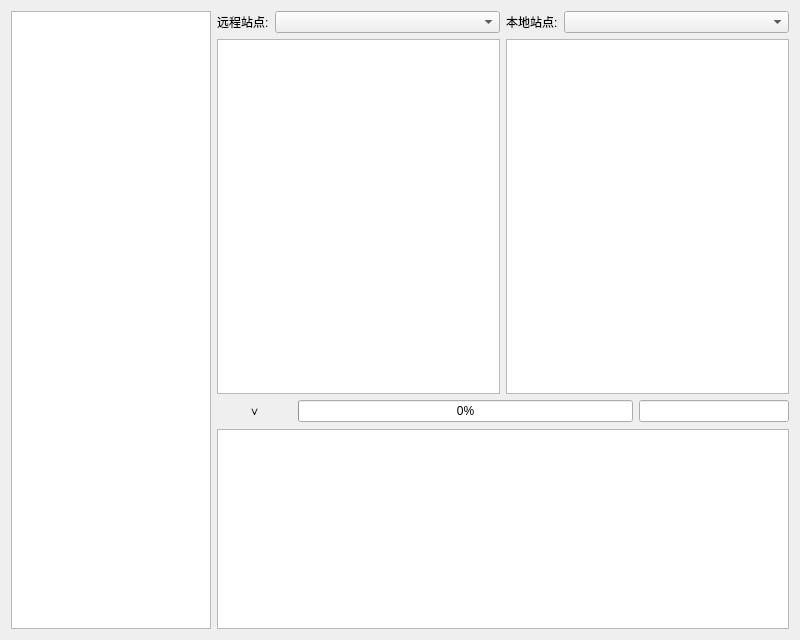
     <widget class="QWidget" name="download">
      <property name="minimumSize">
       <size>
        <width>800</width>
        <height>640</height>
       </size>
      </property>
      <property name="maximumSize">
       <size>
        <width>1920</width>
        <height>1080</height>
       </size>
      </property>
      <attribute name="title">
       <string>波形下载</string>
      </attribute>
      <layout class="QGridLayout" name="gridLayout_18">
       <item row="0" column="0" rowspan="3">
        <widget class="QTableView" name="tableView_download">
         <property name="maximumSize">
          <size>
           <width>200</width>
           <height>16777215</height>
          </size>
         </property>
        </widget>
       </item>
       <item row="0" column="1">
        <layout class="QVBoxLayout" name="verticalLayout_8">
         <item>
          <layout class="QHBoxLayout" name="horizontalLayout_38" stretch="1,5">
           <item>
            <widget class="QLabel" name="remoteLabel">
             <property name="text">
              <string>远程站点:</string>
             </property>
            </widget>
           </item>
           <item>
            <widget class="QComboBox" name="remoteCbox">
             <property name="editable">
              <bool>false</bool>
             </property>
            </widget>
           </item>
          </layout>
         </item>
         <item>
          <widget class="QTableView" name="remoteTableView">
           <property name="mouseTracking">
            <bool>false</bool>
           </property>
           <property name="selectionMode">
            <enum>QAbstractItemView::SingleSelection</enum>
           </property>
          </widget>
         </item>
        </layout>
       </item>
       <item row="0" column="2">
        <layout class="QVBoxLayout" name="verticalLayout">
         <item>
          <layout class="QHBoxLayout" name="horizontalLayout_40" stretch="1,5">
           <item>
            <widget class="QLabel" name="localLabel">
             <property name="text">
              <string>本地站点:</string>
             </property>
            </widget>
           </item>
           <item>
            <widget class="QComboBox" name="localCbox"/>
           </item>
          </layout>
         </item>
         <item>
          <widget class="QTableView" name="localTableView">
           <property name="selectionMode">
            <enum>QAbstractItemView::SingleSelection</enum>
           </property>
          </widget>
         </item>
        </layout>
       </item>
       <item row="1" column="1" colspan="2">
        <layout class="QHBoxLayout" name="horizontalLayout_16">
         <item>
          <widget class="QPushButton" name="pushButton_hide">
           <property name="maximumSize">
            <size>
             <width>75</width>
             <height>16777215</height>
            </size>
           </property>
           <property name="text">
            <string>∨</string>
           </property>
           <property name="checkable">
            <bool>true</bool>
           </property>
           <property name="flat">
            <bool>true</bool>
           </property>
          </widget>
         </item>
         <item>
          <widget class="QProgressBar" name="progressBar">
           <property name="value">
            <number>0</number>
           </property>
          </widget>
         </item>
         <item>
          <widget class="QLineEdit" name="lineEdit_size">
           <property name="minimumSize">
            <size>
             <width>120</width>
             <height>0</height>
            </size>
           </property>
           <property name="maximumSize">
            <size>
             <width>150</width>
             <height>16777215</height>
            </size>
           </property>
           <property name="readOnly">
            <bool>true</bool>
           </property>
          </widget>
         </item>
        </layout>
       </item>
       <item row="2" column="1" colspan="2">
        <widget class="QTextEdit" name="textEditDnlog2">
         <property name="maximumSize">
          <size>
           <width>16777215</width>
           <height>200</height>
          </size>
         </property>
         <property name="readOnly">
          <bool>true</bool>
         </property>
        </widget>
       </item>
      </layout>
     </widget>
